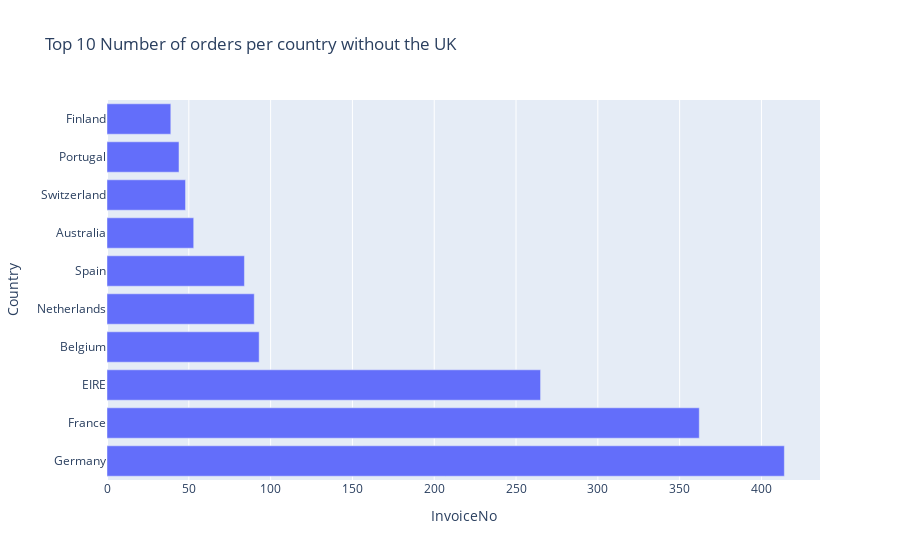

Write notebook code for a chart like this one.
### Code cell
Country_Data = df[df['Country'] != "United Kingdom"].groupby("Country")["InvoiceNo"].nunique().sort_values(ascending = False).reset_index().head(10)
fig = px.bar(Country_Data, x= "InvoiceNo", y='Country', title= "Top 10 Number of orders per country without the UK")
pio.show(fig, height=700, width=1000)

### Figure 1 — Plotly figure (JSON) as saved in the notebook; plotly's stock layout.template omitted (floating-point values rounded to 4 significant figures)
{"data": [{"alignmentgroup": "True", "hovertemplate": "InvoiceNo=%{x}<br>Country=%{y}<extra></extra>", "legendgroup": "", "marker": {"color": "#636efa", "pattern": {"shape": ""}}, "name": "", "offsetgroup": "", "orientation": "h", "showlegend": false, "textposition": "auto", "type": "bar", "x": [414, 362, 265, 93, 90, 84, 53, 48, 44, 39], "xaxis": "x", "y": ["Germany", "France", "EIRE", "Belgium", "Netherlands", "Spain", "Australia", "Switzerland", "Portugal", "Finland"], "yaxis": "y"}], "layout": {"barmode": "relative", "legend": {"tracegroupgap": 0}, "title": {"text": "Top 10 Number of orders per country without the UK"}, "xaxis": {"anchor": "y", "domain": [0, 1], "title": {"text": "InvoiceNo"}}, "yaxis": {"anchor": "x", "domain": [0, 1], "title": {"text": "Country"}}}}
